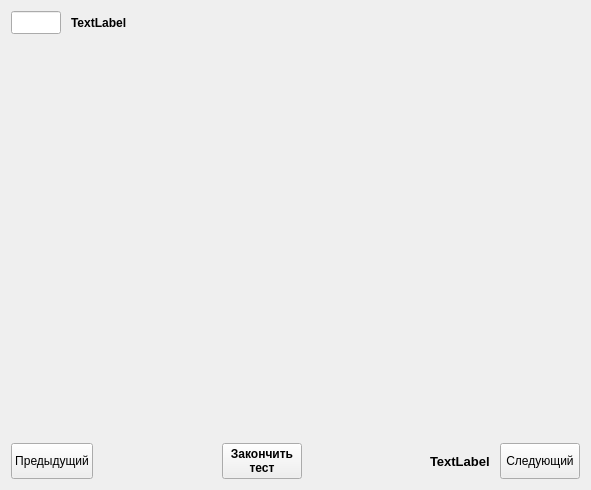
<?xml version="1.0" encoding="UTF-8"?>
<ui version="4.0">
 <class>ControlTest</class>
 <widget class="QWidget" name="ControlTest">
  <property name="windowModality">
   <enum>Qt::ApplicationModal</enum>
  </property>
  <property name="geometry">
   <rect>
    <x>0</x>
    <y>0</y>
    <width>591</width>
    <height>490</height>
   </rect>
  </property>
  <property name="windowTitle">
   <string>Form</string>
  </property>
  <layout class="QHBoxLayout" name="horizontalLayout_3">
   <item>
    <layout class="QVBoxLayout" name="verticalLayout">
     <property name="spacing">
      <number>10</number>
     </property>
     <item>
      <layout class="QHBoxLayout" name="horizontalLayout">
       <item>
        <widget class="QLineEdit" name="lineNum">
         <property name="maximumSize">
          <size>
           <width>50</width>
           <height>16777215</height>
          </size>
         </property>
         <property name="font">
          <font>
           <pointsize>10</pointsize>
           <weight>75</weight>
           <bold>true</bold>
          </font>
         </property>
        </widget>
       </item>
       <item>
        <widget class="QLabel" name="labelQuest">
         <property name="font">
          <font>
           <weight>75</weight>
           <bold>true</bold>
          </font>
         </property>
         <property name="text">
          <string>TextLabel</string>
         </property>
        </widget>
       </item>
       <item>
        <spacer name="horizontalSpacer">
         <property name="orientation">
          <enum>Qt::Horizontal</enum>
         </property>
         <property name="sizeHint" stdset="0">
          <size>
           <width>40</width>
           <height>20</height>
          </size>
         </property>
        </spacer>
       </item>
      </layout>
     </item>
     <item>
      <widget class="Answer" name="answer1" native="true"/>
     </item>
     <item>
      <widget class="Answer" name="answer2" native="true"/>
     </item>
     <item>
      <widget class="Answer" name="answer3" native="true"/>
     </item>
     <item>
      <widget class="Answer" name="answer4" native="true"/>
     </item>
     <item>
      <widget class="Answer" name="answer5" native="true"/>
     </item>
     <item>
      <widget class="Answer" name="answer6" native="true"/>
     </item>
     <item>
      <spacer name="verticalSpacer">
       <property name="orientation">
        <enum>Qt::Vertical</enum>
       </property>
       <property name="sizeHint" stdset="0">
        <size>
         <width>20</width>
         <height>40</height>
        </size>
       </property>
      </spacer>
     </item>
     <item>
      <layout class="QHBoxLayout" name="horizontalLayout_2">
       <item>
        <widget class="QPushButton" name="pushPrev">
         <property name="minimumSize">
          <size>
           <width>0</width>
           <height>36</height>
          </size>
         </property>
         <property name="text">
          <string>Предыдущий</string>
         </property>
        </widget>
       </item>
       <item>
        <spacer name="horizontalSpacer_2">
         <property name="orientation">
          <enum>Qt::Horizontal</enum>
         </property>
         <property name="sizeHint" stdset="0">
          <size>
           <width>40</width>
           <height>20</height>
          </size>
         </property>
        </spacer>
       </item>
       <item>
        <widget class="QPushButton" name="pushEnd">
         <property name="font">
          <font>
           <pointsize>9</pointsize>
           <weight>75</weight>
           <bold>true</bold>
          </font>
         </property>
         <property name="text">
          <string>Закончить
тест</string>
         </property>
        </widget>
       </item>
       <item>
        <spacer name="horizontalSpacer_3">
         <property name="orientation">
          <enum>Qt::Horizontal</enum>
         </property>
         <property name="sizeHint" stdset="0">
          <size>
           <width>40</width>
           <height>20</height>
          </size>
         </property>
        </spacer>
       </item>
       <item>
        <widget class="QLabel" name="labelTime">
         <property name="font">
          <font>
           <pointsize>10</pointsize>
           <weight>75</weight>
           <bold>true</bold>
           <kerning>true</kerning>
          </font>
         </property>
         <property name="text">
          <string>TextLabel</string>
         </property>
        </widget>
       </item>
       <item>
        <widget class="QPushButton" name="pushNext">
         <property name="minimumSize">
          <size>
           <width>0</width>
           <height>36</height>
          </size>
         </property>
         <property name="text">
          <string>Следующий</string>
         </property>
        </widget>
       </item>
      </layout>
     </item>
    </layout>
   </item>
  </layout>
 </widget>
 <customwidgets>
  <customwidget>
   <class>Answer</class>
   <extends>QWidget</extends>
   <header location="global">Tests/answer.h</header>
   <container>1</container>
  </customwidget>
 </customwidgets>
 <resources/>
 <connections/>
</ui>
